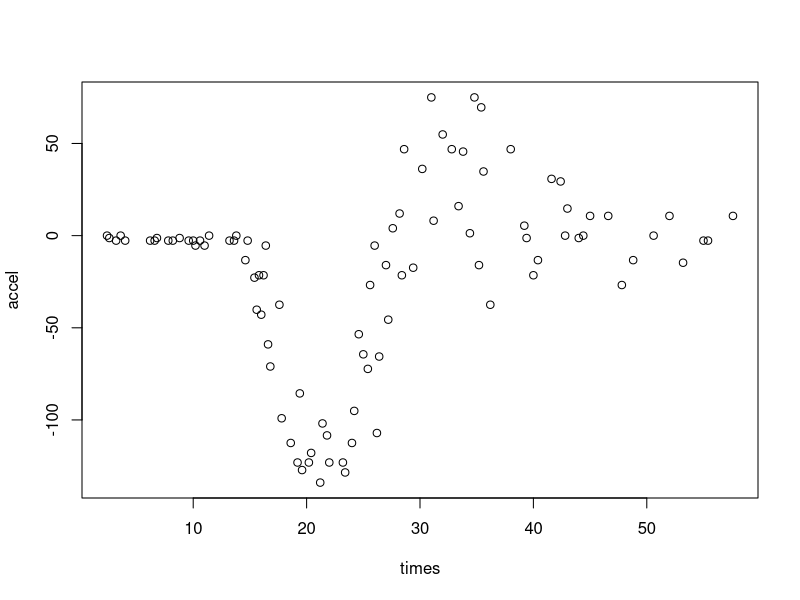
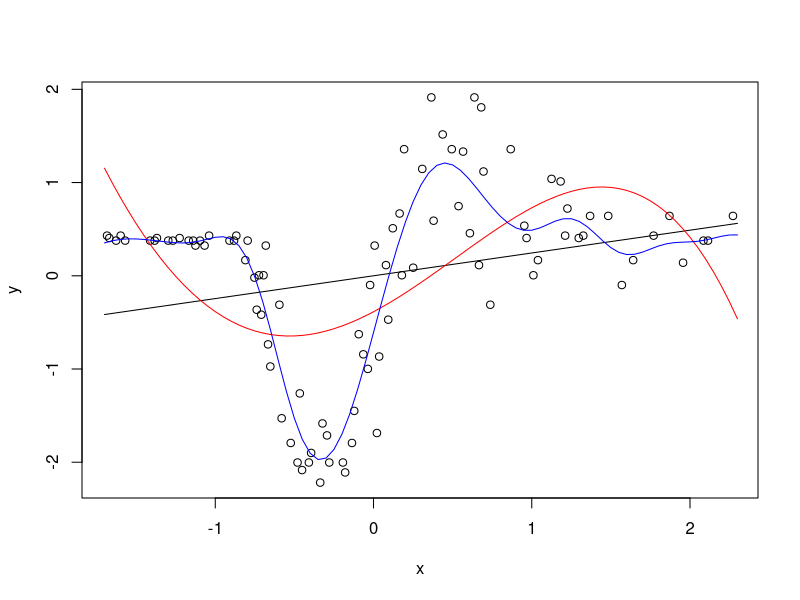

Here is the R script that generated these plots, in order: (Note: this script raises an error after producing the figures.)
## Week 2 - Advanced Computation in R ##

#------------------------------------------------------------------------------#
###### Video link: https://youtu.be/EBnSJNJznhU
#------------------------------------------------------------------------------#

#------------------------------------------------------------------------------#
# Matrices
#------------------------------------------------
# Video link: https://youtu.be/G4Dpl_nuwE4
#------------------------------------------------------------------------------#

# A common use of matrices in statistics/machine learning is in turning the
# current data (covariate x, response y) into predictions for a new set of x
# values, say x_g

# We're going to use the motor data set from the boot package and try to predict
# acceleration (accel) over time - these data arise from a motorcycle accident
# and measure head acceleration (in g forces) over time in milliseconds
library(boot)
head(motor)
with(motor, plot(times, accel))

# Standardise the data first
x <- scale(motor$times)[,1]
y <- scale(motor$accel)[,1]

# Create a grid of new x-values
x_g <- pretty(x, n = 100)
?pretty

# Method 1) The regression version 

#------------------------------------------------
# Video link: https://youtu.be/CahoPt__nSM
#------------------------------------------------

# We calculate pred = X_g %*% (t(X)%*%X)^-1 t(X)%*%y 
# Here X and X_g are a design matrices applied to the covariate and
# grid values respectively

# Create the design matrices
X <- cbind(1, x)
X_g <- cbind(1, x_g)
pred <- X_g %*% solve(t(X)%*%X, t(X)%*%y)

plot(x, y)
lines(x_g, pred) # not a very good fit

#------------------------------------------------
# Video link: https://youtu.be/ZXEKsprwx-U
#------------------------------------------------

# Let's try adding some higher powers in
X <- cbind(1, x, x^2, x^3, x^4)
X_g <- cbind(1, x_g, x_g^2, x_g^3, x_g^4)
pred <- X_g %*% solve(t(X)%*%X, t(X)%*%y)
lines(x_g, pred, col = 'red') # slighly better, should we go to higher powers2?

# Method 2) The Gaussian Process version

#------------------------------------------------
# Video link: https://youtu.be/XADUfYkmZnk
#------------------------------------------------

# pred = C(x_g, x) %*% Sigma^-1 y
# or pred = C %*% solve(Sigma, y) in R code
# Here C is the covariance between the grid points and the data points, 
# Sigma is the variance matrix of the data, and y is the data vector

# Now create C[i,j] = sig_sq * exp( - rho_sq * (x[i] - x_g[j])^2 )
rho_sq <- 10
sig_sq <- 5
tau_sq <- 2
C <- sig_sq * exp( - rho_sq * outer(x_g, x, '-')^2 )

# Next Sigma = sig_sq * exp( - rho_sq * (x[i] - x[j])^2 ) + diag(tau_sq)
Sigma <- sig_sq * exp( - rho_sq * outer(x, x, '-')^2 ) + tau_sq * diag(length(x))

# Now create predictions
pred <- C %*% solve(Sigma, y)
lines(x_g, pred, col = 'blue') # Much nicer

# Note the similarity in these calculations - matrix multiplication, transposing, 
# inversion

#------------------------------------------------------------------------------#
# Breaking R
#------------------------------------------------
# Video link: https://youtu.be/LWOPhsMhTd4
#------------------------------------------------------------------------------#

# Let's use system.time and replicate on the regression version:
X <- cbind(1, x, x^2, x^3, x^4)
X_g <- cbind(1, x_g, x_g^2, x_g^3, x_g^4)

# Now write
A <- X_g
B <- solve(t(X)%*%X) %*% t(X)
# We are trying to calculate A %*% B %*% y

# Look at the times required for each of the below
system.time(replicate(n = 1e4, A %*% B %*% y))
system.time(replicate(n = 1e4, A %*% (B %*% y)))
# Why is one of these so much faster than the other?

# The previous fit wasn't very good, could we add more powers?
p <- 20
x_rep <- matrix(rep(x, p+1), ncol = p+1, nrow = length(x))
X <- sweep(x_rep, 2, 0:p, '^')
X_g_rep <- matrix(rep(x_g, p+1), ncol = p+1, nrow = length(x_g))
X_g <- sweep(X_g_rep, 2, 0:p, '^')
pred <- X_g %*% solve(t(X)%*%X, t(X)%*%y) # Oh dear

# Can we do it instead with the standard R functions?
mod <- lsfit(X, y, intercept = FALSE)
lines(x_g, X_g%*%mod$coefficients, col = 'red', lty = 'dotted', lwd=4)

# What if we tried to do it without standardising the data?
p <- 5
x <- motor$times
y <- motor$accel
x_g <- pretty(x, n = 100)
x_rep <- matrix(rep(x, p+1), ncol = p+1, nrow = length(x))
X <- sweep(x_rep, 2, 0:p, '^')
X_g_rep <- matrix(rep(x_g, p+1), ncol = p+1, nrow = length(x_g))
X_g <- sweep(X_g_rep, 2, 0:p, '^')
pred <- X_g %*% solve(t(X)%*%X, t(X)%*%y) # Can't even do 5 powers!

#------------------------------------------------------------------------------#
# Matrix computation
#------------------------------------------------
# Video link: https://youtu.be/URsOZA1TE84
#------------------------------------------------------------------------------#

# Go back to the A %*% B %*% y example

# We also have this same problem with the GP example

# Re-create the standardised data
x <- scale(motor$times)[,1]
y <- scale(motor$accel)[,1]
x_g <- pretty(x, n = 100)

# Recall pred = C %*% solve(Sigma, y)
A <- sig_sq * exp( - rho_sq * outer(x_g, x, '-')^2 )
Sigma <- sig_sq * exp( - rho_sq * outer(x, x, '-')^2 ) + tau_sq * diag(length(x))
B <- solve(Sigma)

# Timing - slower than regression as Sigma is bigger
system.time(replicate(n = 1e3, A %*% B %*% y)) 
system.time(replicate(n = 1e3, A %*% (B %*% y))) 

# The reason for the difference lies in the precedence:
system.time(replicate(n = 1e3, (A %*% B) %*% y)) # - also slow

# The answer is to do with floating point operations - flops
# By default with A%*%B%*%y if forms A%*%B first, then post-multiplies by y
# With the brackets included it creates B%*%y first, then pre-multiplies by A
# A and B are both big, dense matrices so forming A%*%B is costly
# y however is just a vector, the number of calculations requires is much smaller

# As another example, consider finding the trace of a matrix, the sum of the diagonals. 
# Here are three methods for finding the trace of Z %*% t(Z)

# Simulate some data
Z <- matrix(runif(1000), 100, 10)

# The obvious method
system.time(replicate(n = 1e4, sum(diag(Z %*% t(Z)))))

# The other way round
system.time(replicate(n = 1e4, sum(diag(t(Z) %*% Z)))) # Way faster

# The non-obvious one
system.time(replicate(n = 1e4, sum(Z * Z))) # Even faster again!

# The last one makes use of the clever linear algebra identity
# tr( Z%*%t(Z) ) = sum_{ij} Z_{ij}*Z_{ij}

#------------------------------------------------------------------------------#
# Optimisation
#------------------------------------------------
# Video link: https://youtu.be/d1LYi3XtO5o
#------------------------------------------------------------------------------#

# For the Gaussian process model suppose we didn't know the values of rho_sq, sig_sq, and 
# tau_sq.
# Instead we want to estimate them via maximum likelihood

# The likelihood is:
# dMVN(Mu, Sigma)
# where Mu = 0
# and Sigma = sig_sq * exp( - rho_sq * outer(x, x, '-')^2 ) + tau_sq * diag(length(x))
# Here dMVN is the multivariate normal density.
# See https://en.wikipedia.org/wiki/Multivariate_normal_distribution

# We can compute this likelihood using the dmvnorm function in the mvtnorm package
library(mvtnorm) # Install this package if you haven't already got it
# Remember that maximising the likelihood is the same as minimising the log-likelihood
# All the optimisation functions in R work by minimising rather than maximising a function

# Let's create a function which computes the negative log likelihood to be minimised
GP_ll <- function(p) {
  sig_sq <- p[1]
  rho_sq <- p[2]
  tau_sq <- p[3]
  Mu <- rep(0, length(x))
  Sigma <- sig_sq * exp( - rho_sq * outer(x, x, '-')^2 ) + tau_sq * diag(length(x))
  ll <- dmvnorm(y, Mu, Sigma, log = TRUE)
  return(-ll)
}

# Try calculating it for a given set of values
x <- scale(motor$times)[,1]
y <- scale(motor$accel)[,1]
GP_ll(c(5, 10, 2))
# The key question is - are those values (5, 10, 2) the best or can we score a lower 
# value

# Graphical attempts: hold one value constant and plot all the others - a slice 
# likelihood

# Try sig_sq_grid
grid_size <- 50
sig_sq_grid <- seq(0.1, 20, length = grid_size)
sig_ll <- rep(NA, grid_size)
for(i in 1:grid_size){
  sig_ll[i] <- GP_ll(c(sig_sq_grid[i], 10, 2))
} 
plot(sig_sq_grid, sig_ll, type = 'l') # Perhaps 5 isn't the best value?
# You could also try for other parameters

# What about two at the same time
rho_sq_grid <- seq(0.1, 20, length = grid_size)
both_grid <- expand.grid(sig_sq_grid, rho_sq_grid)
sig_ll <- rep(NA, grid_size^2)
for(i in 1:length(sig_ll)){
  sig_ll[i] = GP_ll(c(both_grid[i,1], both_grid[i,2],2))
} 
plot(both_grid[,1], both_grid[,2], pch = 19, xlab = 'sigma_sq', ylab = 'rho_sq',
     col = rgb(1, 0, 0, alpha = exp(-sig_ll)/max(exp(-sig_ll))))

# How can we do this with three parameters!?

#------------------------------------------------------------------------------#
# Optimisation methods
#------------------------------------------------
# Video link: https://youtu.be/3ryYdEHhUEg
#------------------------------------------------------------------------------#

# The general rule for optimising (i.e. minimising) a function f(theta) is:
# 1) Guess at some initial values for theta
# 2) Use as much information as you have about f to choose a new value theta^new for
#    which f(theta^new) should be lower. This information might concern the first and 
#    second derivatives of f if available, or anything else to hand. 
#    Many optimisation algorithms only update one element of theta at a time, but with 
#    more information it's usually more efficient to update multiple elements
# 3) If f(theta^new) is really similar to f(theta) then stop, otherwise repeat 2 again

# Perhaps the simplest (or most intuitive) way of optimising is to use a Taylor expansion 
# of f(theta) and cut off at either one or two derivatives. If you cut off at 1 derivative 
# then you are doing 'steepest descent' (sometimes called gradient descent), if you cut 
# off at 2 you are doing Newton-Raphson

# Gradient descent works by setting:
# theta^new = theta - alpha * gradient(f(theta))
# where alpha is a chosen step-length parameter, and
# gradient(f(theta)) is the first derivative of f(theta) - this might be available 
# algebraically or only numerically

# If numerically calculating a gradient we can use:
# gradient(f(theta)) = (1/h) * (f(theta + h) - f(theta))
# This is sometimes a little bit imprecise, people sometimes recommend the slower:
# gradient(f(theta)) = (1/(2*h)) * (f(theta + h) - f(theta - h))

# Need to be careful here as these parameters are all constrained to be positive
# Instead specify the parameters on the log scale - they will now be unbounded
GP_ll2 <- function(p) {
  sig_sq <- exp(p[1])
  rho_sq <- exp(p[2])
  tau_sq <- exp(p[3])
  Mu <- rep(0, length(x))
  Sigma <- sig_sq * exp( - rho_sq * outer(x, x, '-')^2 ) + tau_sq * diag(length(x))
  ll <- dmvnorm(y, Mu, Sigma, log = TRUE)
  return(-ll)
}
GP_ll2(log(c(5, 10, 2)))

# Here is a function to numerically calculate the gradient of the Gaussian process:
grad_GP <- function(p, h = 1e-3) {
  grad <- rep(NA, 3)
  curr <- GP_ll2(p)
  grad[1] <- (1/h) * (GP_ll2(p+c(h,0,0)) - curr)
  grad[2] <- (1/h) * (GP_ll2(p+c(0,h,0)) - curr)
  grad[3] <- (1/h) * (GP_ll2(p+c(0,0,h)) - curr)
  return(grad)
}
# Test it
grad_GP(log(c(5, 10, 2)))

# Now run the optimisation
SD_optim <- function(start, alpha = 1e-4, tol = 1e-4) {
  theta <- start
  err <- tol + 1
  while(err>tol) {
    theta_new <- theta - alpha * grad_GP(theta)
    err <- abs(GP_ll2(theta_new) - GP_ll2(theta))
    theta <- theta_new
    #print(theta)
    print(GP_ll2(theta))
  }
  return(theta)
}

# Now run it
#answer <- SD_optim(start = c(-0.3, 1.4, -1.7))
answer <- SD_optim(start = rep(0, 3))
GP_ll2(answer)
exp(answer)

# Did this work?
sig_sq <- exp(answer[1])
rho_sq <- exp(answer[2])
tau_sq <- exp(answer[3])

# Create covariance matrices
C <- sig_sq * exp( - rho_sq * outer(x_g, x, '-')^2 )
Sigma <- sig_sq * exp( - rho_sq * outer(x, x, '-')^2 ) + tau_sq * diag(length(x))

# Now create predictions
pred <- C %*% solve(Sigma, y)
plot(x, y)
lines(x_g, pred, col = 'blue') 

#------------------------------------------------------------------------------#
# Newton-Raphson
#------------------------------------------------
# Video link: https://youtu.be/LHtnwWhjx8U
#------------------------------------------------------------------------------#

# You can go one further and try to estimate the second derivative and use the
# N-R method but things start to get a little numerically unstable unless you're
# very careful

# The N-R method is implemented in R's function nlminb
answer_NR <- nlminb(start = rep(0, 3), objective = GP_ll2)
GP_ll2(answer_NR$par) # A much better job!

# Let's compare fit!
sig_sq <- exp(answer_NR$par[1])
rho_sq <- exp(answer_NR$par[2])
tau_sq <- exp(answer_NR$par[3])

# Create covariance matrices
C <- sig_sq * exp( - rho_sq * outer(x_g, x, '-')^2 )
Sigma <- sig_sq * exp( - rho_sq * outer(x, x, '-')^2 ) + tau_sq * diag(length(x))

# Now create predictions
pred <- C %*% solve(Sigma, y)
lines(x_g, pred, col = 'red') 

# There are other optimisation routines in R's optim function

# 1) BFGS - a fancier Newton-type method
#         - can deal with constraints on your parameters
#         - used a lot in practice
#         - uses the second derivative as well, very efficient
answer_BFGS <- optim(rep(0, 3), GP_ll2, method = 'BFGS')
GP_ll2(answer_BFGS$par)

# 2) Nelder-Mead - a simplex/heuristic method
#                - useful when we cannot approximate the derivatives of the function
#                - will crawl around the parameter space, with no additional info apart
#                  from the objective function itself
answer_NM <- optim(rep(0, 3), GP_ll2, method = 'Nelder-Mead')
GP_ll2(answer_NM$par)

# 3) Simulated annealing - a cool method based on thermodynamics - requires no 
#                          derivatives
#                        - iterative procedure that adds randomness (i.e. improves
#                          sometimes, worsens other) but on average will tend to the global
#                          optimum.  Whereas the other methods may get stuck in a local
#                          optimum, but may be slower.
answer_SANN <- optim(rep(0, 3), GP_ll2, method = 'SANN')
GP_ll2(answer_SANN$par)

# These methods also allow you to perform constrained optimisation by restricting 
# the values of some/all of the parameters

#------------------------------------------------------------------------------#
# Generating random numbers
#------------------------------------------------
# Video link: https://youtu.be/iJPhjM3dBFM
#------------------------------------------------------------------------------#

# It's very important to be able to generate good uniform random numbers for all
# kinds of statistical purposes: 
#         - For simulating from other statistical
#           probability distributions for all kinds of statistical modelling and machine
#           learning tasks 
#         - For computing numerical integrals via Monte Carlo or similar
#         - For optimisation methods such as simulated annealing 
#         - For running lotteries!

# Generating truly 'random' numbers, for example uniformly on (0,1), is
# extremely difficult. In computing, a series of "random numbers" is intended as
# a deterministic sequence of numbers that "looks random" and exhibits the same
# features that a random sequence would. Not only this is much easier to achieve,
# but also it makes the code and results reproducible.
# Most methods rely on equations of the form X_{i+1} = (a * X_i + b ) mod M 
# s mod t is the remainder after dividing s by t. 
# A good generator will have: - No patterns 
#                             - Full period, i.e. doesn't revisit itself until it 
#                               has cycled through all of the values

# For each value of X we can create a value between 0 and 1 by computing X/M

# Consider the generator where a = 65539, and M = 2^31 - seems reasonable?
# This was used once by IBM and is known as the infamous RandU sequence
# Let's generate some
n <- 100000
a <- 65539
M <- 2^31
b <- 0
x <- rep(1, n)
for (i in 2:n){
  x[i] <- (a * x[i-1] + b) %% M
} 
u <- x/(M-1)

# OK let's check
hist(u, breaks = 30) # Pretty good
qqplot((1:n - 0.5) / n, sort(u)) # Also good!
acf(u) # Also also good

# What about lags in multiple dimensions
U <- data.frame(u1 <- u[1:(n-2)],
                u2 <- u[2:(n-1)],
                u3 <- u[3:n])
plot(U$u1,U$u2,pch=".") # Any patterns?

# If you start to plot a cloud of points though
library(lattice)
cloud(u1 ~ u2 * u3, U, pch=".", col = 1,
      screen = list(z = 40, x = -70, y = 0)) # Starts to look a little bit suspicious

# What if you rotate?
cloud(u1 ~ u2 * u3, U, pch=".", col=1, screen = list(z = 40, x = 70, y = 0))
# Oh dear!

# If you're now performing a stochastic method which requires equal coverage in
# high dimensions you're going to run into problems.

# A better example is from Marsaglia's Die Hard battery of tests:
a <- 69069
b <- 1
M <- 2^32
x <- rep(1, n)
for (i in 2:n){
  x[i] <- (a * x[i-1] + b) %% M
} 
u <- x/(M-1)
U <- data.frame(u1 <- u[1:(n-2)],
                u2 <- u[2:(n-1)],
                u3 <- u[3:n])
cloud(u1 ~ u2 * u3, U, pch=".", col = 1,
      screen = list(z = 40, x = -70, y = 0)) # Much better

# There are much more fancy and better generators out there, some of which
# combine multiple generators together

# Here's a really cool combined generator (From L’Ecuyer (1999))
X_1 <- X_2 = Y = rep(1, n)
M_1 <- 2^32 - 209
M_2 <- 2^32 - 22853
for(i in 4:n) {
  X_1[i] <- (1403580 * X_1[i-2] - 810728 * X_1[i-3]) %% M_1
  X_2[i] <- (527612 * X_2[i-1] - 1370589 * X_2[i-3]) %% M_2
}
Y <- (X_1 - X_2) %% M_1
u <- Y/(M_1-1)

# Try some checks on this
hist(u, breaks = 100)
qqplot((1:n - 0.5) / n, sort(u))
acf(u)
U <- data.frame(u1 <- u[1:(n-2)],
                u2 <- u[2:(n-1)],
                u3 <- u[3:n])
plot(U$u1,U$u2,pch=".")
cloud(u1 ~ u2 * u3, U, pch=".", col=1, screen = list(z = 40, x = 70, y = 0))
# The period length for this is about 2^191 = 3.2 * 10^57

###

# Once you've got a U(0,1) variable you can transform it to something else using
# the inversion method
X <- qnorm(u)
hist(X)

X <- qgamma(u, shape = 1)
hist(X)

